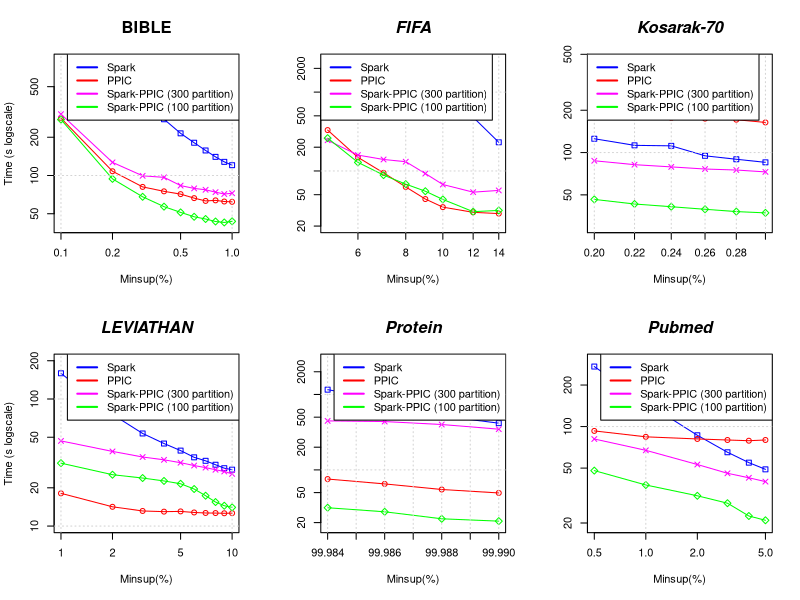

Reproduce this figure in R.

#png(file="mygraphic.png",width=1259,height=756)
par(mfrow=c(2,3))
# 300 partitions everywhere (except PPIC, of course)

#BIBLE 
#DATA
x <- rev(c(0.001, 0.002, 0.003, 0.004, 0.005, 0.006, 0.007, 0.008, 0.009, 0.01)*100)

spark <-c(120533, 128060, 140167, 157374, 180987, 214660, 277136, 363336, 599299, 0)/1000
PPIC <- c(62050, 62407, 63714, 63088, 66359, 71351, 75052, 81329, 107974, 282528)/1000
Mixed <- c(72493, 71476, 73961, 77192, 79149, 83273, 96695, 99406, 126792, 303826)/1000
PPICOPTI <- c(43574, 42705, 43450, 45466, 47334, 51248, 56873, 67987, 94077, 275513)/1000

#PLOT
plot(x,spark, log = "xy", type="o", pch=0, xlab="Minsup(%)", ylab="Time (s logscale)", col="blue", ylim=c(40, 800))
lines(x,PPIC, col="red", type="o", pch=1)
lines(x,Mixed, col="magenta", type="o", pch=4)
lines(x,PPICOPTI, col="green", type="o", pch=5)
title(main="BIBLE", cex.lab=1.5, cex.axis=1.5, cex.main=1.5, cex.sub=1.5)
grid()
legend("topright", legend=c("Spark", "PPIC", "Spark-PPIC (300 partition)", "Spark-PPIC (100 partition)"), lty=c(1,1),lwd=c(2,2), col=c("blue","red", "magenta", "green"), cex = 1)

#FIFA 
#DATA
x <- rev(c(0.05, 0.06, 0.07, 0.08, 0.09, 0.10, 0.12, 0.14)*100)

spark <-c(230895, 480474, 1253763, 2080473, 0, 0, 0, 0)/1000
PPIC <- c(28810, 29878, 34743, 44023, 62670, 94622, 148614, 329946)/1000
Mixed <- c(56639, 53848, 67270, 92645, 130974, 139763, 158870, 245169)/1000
PPICOPTI <- c(31574, 30460, 43513, 55338, 68014, 88591, 128453, 260703)/1000

#PLOT
plot(x,spark, log = "xy", type="o", pch=0, xlab="Minsup(%)", ylab="", col="blue", ylim=c(20, 2500))
lines(x,PPIC, col="red", type="o", pch=1)
lines(x,Mixed, col="magenta", type="o", pch=4)
lines(x,PPICOPTI, col="green", type="o", pch=5)
title(main="FIFA", font.main=4, cex.lab=1.5, cex.axis=1.5, cex.main=1.5, cex.sub=1.5)
grid()
legend("topleft", legend=c("Spark", "PPIC", "Spark-PPIC (300 partition)", "Spark-PPIC (100 partition)"), lty=c(1,1),lwd=c(2,2), col=c("blue","red", "magenta", "green"), cex = 1)


#KOSARAK 
#DATA
x <- rev(c(0.0020, 0.0022, 0.0024, 0.0026, 0.0028, 0.0030)*100)

spark <- c(85207, 89607, 94796, 111652, 112545, 125368)/1000
PPIC <- c(163830, 171291, 174344, 176624, 179948, 182677)/1000
Mixed <- c(72853, 75134, 76364, 79079, 82005, 87426)/1000
PPICOPTI <- c(37237, 38027, 39498, 41187, 43056, 46413)/1000

#PLOT
plot(x,spark, log = "xy", type="o", pch=0, xlab="Minsup(%)", ylab="", col="blue", ylim=c(30, 450))
lines(x,PPIC, col="red", type="o", pch=1)
lines(x,Mixed, col="magenta", type="o", pch=4)
lines(x,PPICOPTI, col="green", type="o", pch=5)
title(main="Kosarak-70", font.main=4, cex.lab=1.5, cex.axis=1.5, cex.main=1.5, cex.sub=1.5)
grid()
legend("topleft", legend=c("Spark", "PPIC", "Spark-PPIC (300 partition)", "Spark-PPIC (100 partition)"), lty=c(1,1),lwd=c(2,2), col=c("blue","red", "magenta", "green"), cex = 1)


#LEVIATHAN 
#DATA
x <- rev(c(0.01, 0.02, 0.03, 0.04, 0.05, 0.06, 0.07, 0.08, 0.09, 0.1)*100)

spark <-c(27795, 28547, 30378, 32613, 34750, 39251, 44618, 53540, 75583, 159321)/1000
PPIC <- c(12639, 12608, 12655, 12677, 12795, 13043, 12986, 13146, 14177, 18093)/1000
Mixed <- c(25739, 26887, 27743, 28844, 29933, 31517, 33208, 34944, 38670, 46764)/1000
PPICOPTI <- c(14029, 14460, 15450, 17334, 19568, 21520, 22648, 23872, 25360, 31257)/1000

#PLOT
plot(x,spark, log = "xy", type="o", pch=0, xlab="Minsup(%)", ylab="Time (s logscale)", col="blue", ylim=c(10, 200))
lines(x,PPIC, col="red", type="o", pch=1)
lines(x,Mixed, col="magenta", type="o", pch=4)
lines(x,PPICOPTI, col="green", type="o", pch=5)
title(main="LEVIATHAN", font.main=4, cex.lab=1.5, cex.axis=1.5, cex.main=1.5, cex.sub=1.5)
grid()
legend("topright", legend=c("Spark", "PPIC", "Spark-PPIC (300 partition)", "Spark-PPIC (100 partition)"), lty=c(1,1),lwd=c(2,2), col=c("blue","red", "magenta", "green"), cex = 1)


#PROTEIN 
#DATA
x <- rev(c(0.99984, 0.99986, 0.99988, 0.9999)*100)

spark <-c(416332, 518093, 840899, 1158215)/1000
PPIC <- c(49474, 54956, 65171, 75608)/1000
Mixed <- c(346658, 399486, 437277, 446292)/1000
PPICOPTI <- c(20923, 22474, 27823, 31493)/1000

#PLOT
plot(x,spark, log = "xy", type="o", pch=0, xlab="Minsup(%)", ylab="", col="blue", ylim=c(18, 2800))
lines(x,PPIC, col="red", type="o", pch=1)
lines(x,Mixed, col="magenta", type="o", pch=4)
lines(x,PPICOPTI, col="green", type="o", pch=5)
title(main="Protein", font.main=4, cex.lab=1.5, cex.axis=1.5, cex.main=1.5, cex.sub=1.5)
grid()
legend("topright", legend=c("Spark", "PPIC", "Spark-PPIC (300 partition)", "Spark-PPIC (100 partition)"), lty=c(1,1),lwd=c(2,2), col=c("blue","red", "magenta", "green"), cex = 1)


#PUBMED 
#DATA
x <- rev(c(0.005, 0.01, 0.02, 0.03, 0.04, 0.05)*100)

spark <-c(48962, 54762, 65118, 86453, 148804, 272193)/1000
PPIC <- c(79921, 78961, 79906, 81324, 84248, 92986)/1000
Mixed <- c(39894, 42527, 45842, 53072, 67256, 81245)/1000
PPICOPTI <- c(20923, 22474, 27823, 31493, 37705, 47938)/1000

#PLOT
plot(x,spark, log = "xy", type="o", pch=0, xlab="Minsup(%)", ylab="", col="blue", ylim=c(19, 300))
lines(x,PPIC, col="red", type="o", pch=1)
lines(x,Mixed, col="magenta", type="o", pch=4)
lines(x,PPICOPTI, col="green", type="o", pch=5)
title(main="Pubmed", font.main=4, cex.lab=1.5, cex.axis=1.5, cex.main=1.5, cex.sub=1.5)
grid()
legend("topright", legend=c("Spark", "PPIC", "Spark-PPIC (300 partition)", "Spark-PPIC (100 partition)"), lty=c(1,1),lwd=c(2,2), col=c("blue","red", "magenta", "green"), cex = 1)

#dev.off()